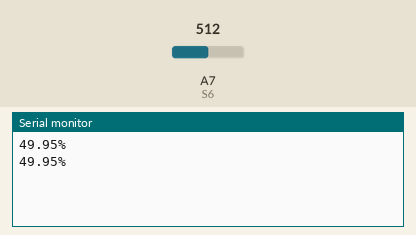
Recording of a sketch running on a simulated Arduino Nano, built with avr-gcc and run on an emulated ATmega328P. Shown: the last lines printed to the serial monitor. Inputs (shaded band) come from the test bench; at power-on: A7 (S6) = 512.

Above: at 1.8 s.
1.9 s: A7 (S6) set to 716
At 2.5 s:
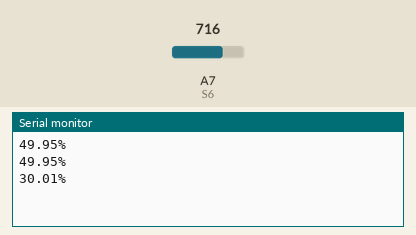
3.4 s: A7 (S6) set to 900
At 4.8 s:
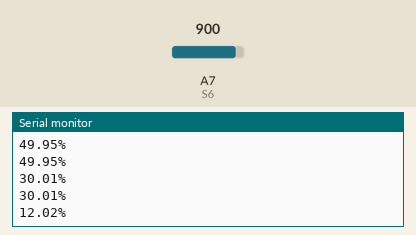
Timing chart, 0 to 6.4 s (numbered marks = the images above; inputs shaded):
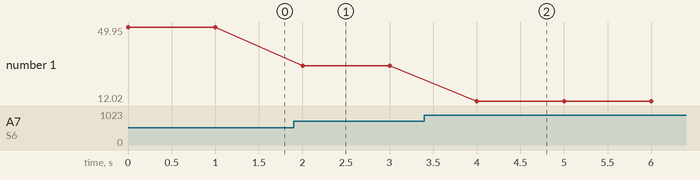

Measured:
- after the input at 1.9 s, the serial monitor: prints a new line after 0.10 s (image 1)
- after the input at 3.4 s, the serial monitor: prints a new line after 0.60 s (image 2)
- plotted number 1: 49.95 → 30.01 after the input at 1.9 s, 30.01 → 12.02 after the input at 3.4 s

The sketch:

RainOrSnow.ino
```cpp
// ! <-- Settings --> !

char
S6 = A7;   // Rain/snow detector
// --> Settings <--

void setup() {
  Serial.begin(9600);
}

void loop() {
  float rainlevel = (1023-analogRead(S6))/10.23;
  Serial.print(rainlevel); Serial.print("%\n");
  delay(1000);
}
```
